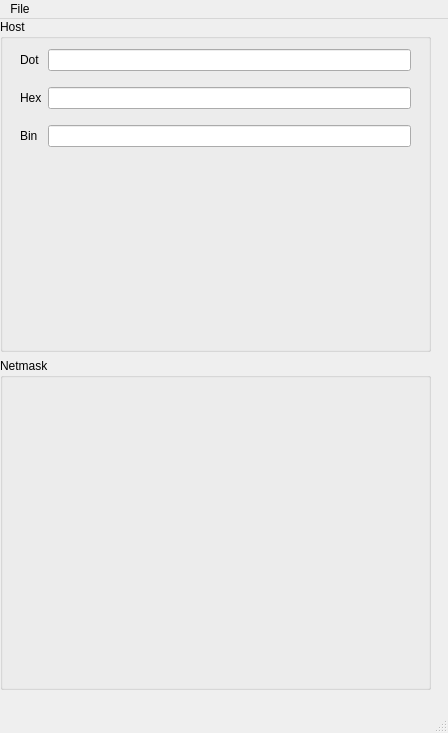
<?xml version="1.0" encoding="UTF-8"?>
<ui version="4.0">
 <class>MainWindow</class>
 <widget class="QMainWindow" name="MainWindow">
  <property name="geometry">
   <rect>
    <x>0</x>
    <y>0</y>
    <width>448</width>
    <height>733</height>
   </rect>
  </property>
  <property name="sizePolicy">
   <sizepolicy hsizetype="Minimum" vsizetype="Minimum">
    <horstretch>0</horstretch>
    <verstretch>0</verstretch>
   </sizepolicy>
  </property>
  <property name="windowTitle">
   <string>MainWindow</string>
  </property>
  <widget class="QWidget" name="centralwidget">
   <property name="sizePolicy">
    <sizepolicy hsizetype="Preferred" vsizetype="Minimum">
     <horstretch>0</horstretch>
     <verstretch>0</verstretch>
    </sizepolicy>
   </property>
   <widget class="QWidget" name="verticalLayoutWidget">
    <property name="geometry">
     <rect>
      <x>0</x>
      <y>0</y>
      <width>431</width>
      <height>671</height>
     </rect>
    </property>
    <layout class="QVBoxLayout" name="verticalLayout" stretch="0,0">
     <property name="sizeConstraint">
      <enum>QLayout::SetMinimumSize</enum>
     </property>
     <item>
      <widget class="QGroupBox" name="groupBox">
       <property name="sizePolicy">
        <sizepolicy hsizetype="Preferred" vsizetype="Minimum">
         <horstretch>0</horstretch>
         <verstretch>0</verstretch>
        </sizepolicy>
       </property>
       <property name="title">
        <string>Host</string>
       </property>
       <property name="flat">
        <bool>false</bool>
       </property>
       <property name="checkable">
        <bool>false</bool>
       </property>
       <widget class="QWidget" name="gridLayoutWidget">
        <property name="geometry">
         <rect>
          <x>20</x>
          <y>20</y>
          <width>391</width>
          <height>121</height>
         </rect>
        </property>
        <layout class="QGridLayout" name="gridLayout">
         <item row="0" column="0">
          <widget class="QLabel" name="dot_label">
           <property name="text">
            <string>Dot</string>
           </property>
          </widget>
         </item>
         <item row="0" column="1">
          <widget class="QLineEdit" name="lineEdit">
           <property name="sizePolicy">
            <sizepolicy hsizetype="Expanding" vsizetype="Fixed">
             <horstretch>0</horstretch>
             <verstretch>0</verstretch>
            </sizepolicy>
           </property>
          </widget>
         </item>
         <item row="1" column="0">
          <widget class="QLabel" name="hex_label">
           <property name="text">
            <string>Hex</string>
           </property>
          </widget>
         </item>
         <item row="2" column="0">
          <widget class="QLabel" name="bin_label">
           <property name="text">
            <string>Bin</string>
           </property>
          </widget>
         </item>
         <item row="1" column="1">
          <widget class="QLineEdit" name="lineEdit_2"/>
         </item>
         <item row="2" column="1">
          <widget class="QLineEdit" name="lineEdit_3"/>
         </item>
        </layout>
       </widget>
      </widget>
     </item>
     <item>
      <widget class="QGroupBox" name="groupBox_2">
       <property name="sizePolicy">
        <sizepolicy hsizetype="Preferred" vsizetype="Minimum">
         <horstretch>0</horstretch>
         <verstretch>0</verstretch>
        </sizepolicy>
       </property>
       <property name="title">
        <string>Netmask</string>
       </property>
      </widget>
     </item>
    </layout>
   </widget>
  </widget>
  <widget class="QMenuBar" name="menubar">
   <property name="geometry">
    <rect>
     <x>0</x>
     <y>0</y>
     <width>448</width>
     <height>26</height>
    </rect>
   </property>
   <widget class="QMenu" name="menuFile">
    <property name="title">
     <string>File</string>
    </property>
    <addaction name="actionQuit"/>
    <addaction name="actionPrint"/>
   </widget>
   <addaction name="menuFile"/>
  </widget>
  <widget class="QStatusBar" name="statusbar"/>
  <action name="actionQuit">
   <property name="text">
    <string>Quit</string>
   </property>
   <property name="shortcut">
    <string>Ctrl+Q</string>
   </property>
   <property name="menuRole">
    <enum>QAction::QuitRole</enum>
   </property>
  </action>
  <action name="actionPrint">
   <property name="text">
    <string>Print</string>
   </property>
  </action>
 </widget>
 <resources/>
 <connections/>
</ui>
